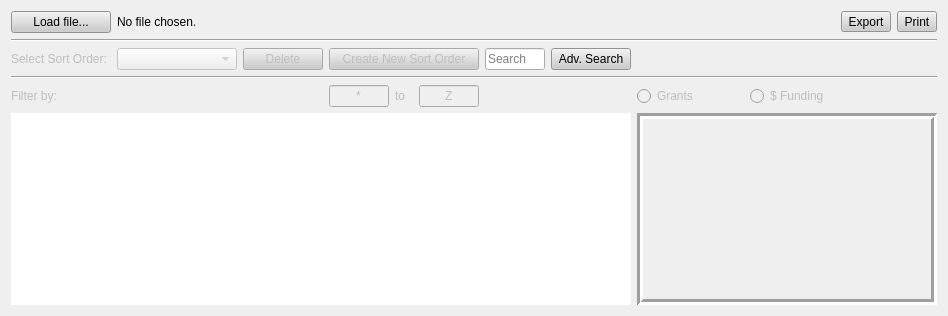
         <widget class="QWidget" name="tabFund">
          <attribute name="title">
           <string>Grants and Clinical Funding</string>
          </attribute>
          <layout class="QGridLayout" name="gridLayout_6">
           <item row="5" column="8" colspan="6">
            <widget class="QFrame" name="fundChartFrame">
             <property name="frameShape">
              <enum>QFrame::Box</enum>
             </property>
             <property name="frameShadow">
              <enum>QFrame::Sunken</enum>
             </property>
             <property name="lineWidth">
              <number>3</number>
             </property>
             <layout class="QGridLayout" name="gridLayout_16">
              <item row="0" column="1">
               <widget class="QLabel" name="fundGraphTitle">
                <property name="styleSheet">
                 <string notr="true">font: bold 12px;</string>
                </property>
                <property name="text">
                 <string/>
                </property>
                <property name="alignment">
                 <set>Qt::AlignCenter</set>
                </property>
               </widget>
              </item>
              <item row="0" column="0">
               <widget class="QStackedWidget" name="fund_graph_stackedWidget">
                <widget class="QWidget" name="page_7"/>
                <widget class="QWidget" name="page_8"/>
               </widget>
              </item>
             </layout>
            </widget>
           </item>
           <item row="4" column="8">
            <widget class="QRadioButton" name="fund_radio1">
             <property name="enabled">
              <bool>false</bool>
             </property>
             <property name="text">
              <string>Grants</string>
             </property>
            </widget>
           </item>
           <item row="0" column="0">
            <widget class="QPushButton" name="fund_load_file">
             <property name="minimumSize">
              <size>
               <width>100</width>
               <height>0</height>
              </size>
             </property>
             <property name="toolTip">
              <string>&lt;html&gt;&lt;head/&gt;&lt;body&gt;&lt;p&gt;Load Presentation CSV File&lt;/p&gt;&lt;/body&gt;&lt;/html&gt;</string>
             </property>
             <property name="autoFillBackground">
              <bool>false</bool>
             </property>
             <property name="styleSheet">
              <string notr="true">background-color: rgb(204, 204, 204);</string>
             </property>
             <property name="text">
              <string>Load file...</string>
             </property>
            </widget>
           </item>
           <item row="2" column="7">
            <widget class="QPushButton" name="fund_adv_search_button">
             <property name="styleSheet">
              <string notr="true">background-color: rgb(204, 204, 204);</string>
             </property>
             <property name="text">
              <string>Adv. Search</string>
             </property>
            </widget>
           </item>
           <item row="2" column="6">
            <widget class="QLineEdit" name="fund_search_bar">
             <property name="maximumSize">
              <size>
               <width>60</width>
               <height>16777215</height>
              </size>
             </property>
             <property name="text">
              <string/>
             </property>
             <property name="placeholderText">
              <string>Search</string>
             </property>
            </widget>
           </item>
           <item row="4" column="1" colspan="2">
            <widget class="QLabel" name="fund_filter">
             <property name="enabled">
              <bool>false</bool>
             </property>
             <property name="text">
              <string/>
             </property>
            </widget>
           </item>
           <item row="0" column="12">
            <widget class="QToolButton" name="fundExportButton">
             <property name="toolTip">
              <string>Export to pdf</string>
             </property>
             <property name="styleSheet">
              <string notr="true">background-color: rgb(204, 204, 204);</string>
             </property>
             <property name="text">
              <string>Export</string>
             </property>
             <property name="icon">
              <iconset resource="../images.qrc">
               <normaloff>:/Pdf.svg</normaloff>:/Pdf.svg</iconset>
             </property>
             <property name="toolButtonStyle">
              <enum>Qt::ToolButtonTextBesideIcon</enum>
             </property>
            </widget>
           </item>
           <item row="1" column="0" colspan="14">
            <widget class="Line" name="line_2">
             <property name="orientation">
              <enum>Qt::Horizontal</enum>
             </property>
            </widget>
           </item>
           <item row="2" column="2">
            <widget class="QPushButton" name="fund_delete_sort">
             <property name="enabled">
              <bool>false</bool>
             </property>
             <property name="toolTip">
              <string>Delete Sort Order</string>
             </property>
             <property name="styleSheet">
              <string notr="true">background-color: rgb(204, 204, 204);</string>
             </property>
             <property name="text">
              <string>Delete</string>
             </property>
            </widget>
           </item>
           <item row="2" column="10">
            <spacer name="horizontalSpacer_17">
             <property name="orientation">
              <enum>Qt::Horizontal</enum>
             </property>
             <property name="sizeHint" stdset="0">
              <size>
               <width>0</width>
               <height>0</height>
              </size>
             </property>
            </spacer>
           </item>
           <item row="4" column="10">
            <widget class="QRadioButton" name="fund_radio2">
             <property name="enabled">
              <bool>false</bool>
             </property>
             <property name="text">
              <string>$ Funding</string>
             </property>
            </widget>
           </item>
           <item row="3" column="0" colspan="14">
            <widget class="Line" name="line">
             <property name="orientation">
              <enum>Qt::Horizontal</enum>
             </property>
            </widget>
           </item>
           <item row="2" column="0">
            <widget class="QLabel" name="fund_sort_label">
             <property name="enabled">
              <bool>false</bool>
             </property>
             <property name="text">
              <string>Select Sort Order:</string>
             </property>
            </widget>
           </item>
           <item row="4" column="4">
            <widget class="QLabel" name="fund_to_label">
             <property name="enabled">
              <bool>false</bool>
             </property>
             <property name="text">
              <string>to</string>
             </property>
            </widget>
           </item>
           <item row="2" column="9">
            <spacer name="horizontalSpacer_32">
             <property name="orientation">
              <enum>Qt::Horizontal</enum>
             </property>
             <property name="sizeHint" stdset="0">
              <size>
               <width>40</width>
               <height>20</height>
              </size>
             </property>
            </spacer>
           </item>
           <item row="4" column="0">
            <widget class="QLabel" name="fund_filter_label">
             <property name="enabled">
              <bool>false</bool>
             </property>
             <property name="text">
              <string>Filter by:</string>
             </property>
            </widget>
           </item>
           <item row="4" column="5">
            <widget class="QLineEdit" name="fund_filter_to">
             <property name="enabled">
              <bool>false</bool>
             </property>
             <property name="maximumSize">
              <size>
               <width>60</width>
               <height>16777215</height>
              </size>
             </property>
             <property name="text">
              <string>Z</string>
             </property>
             <property name="maxLength">
              <number>1</number>
             </property>
             <property name="alignment">
              <set>Qt::AlignCenter</set>
             </property>
            </widget>
           </item>
           <item row="4" column="3">
            <widget class="QLineEdit" name="fund_filter_from">
             <property name="enabled">
              <bool>false</bool>
             </property>
             <property name="maximumSize">
              <size>
               <width>60</width>
               <height>16777215</height>
              </size>
             </property>
             <property name="text">
              <string>*</string>
             </property>
             <property name="maxLength">
              <number>1</number>
             </property>
             <property name="alignment">
              <set>Qt::AlignCenter</set>
             </property>
            </widget>
           </item>
           <item row="2" column="3" colspan="3">
            <widget class="QPushButton" name="fund_new_sort">
             <property name="enabled">
              <bool>false</bool>
             </property>
             <property name="sizePolicy">
              <sizepolicy hsizetype="Preferred" vsizetype="Fixed">
               <horstretch>0</horstretch>
               <verstretch>0</verstretch>
              </sizepolicy>
             </property>
             <property name="minimumSize">
              <size>
               <width>150</width>
               <height>0</height>
              </size>
             </property>
             <property name="styleSheet">
              <string notr="true">background-color: rgb(204, 204, 204);</string>
             </property>
             <property name="text">
              <string>Create New Sort Order</string>
             </property>
             <property name="checkable">
              <bool>false</bool>
             </property>
             <property name="checked">
              <bool>false</bool>
             </property>
             <property name="autoDefault">
              <bool>false</bool>
             </property>
             <property name="default">
              <bool>false</bool>
             </property>
            </widget>
           </item>
           <item row="5" column="0" colspan="8">
            <widget class="QTreeView" name="fundTreeView">
             <property name="sizePolicy">
              <sizepolicy hsizetype="Expanding" vsizetype="Expanding">
               <horstretch>0</horstretch>
               <verstretch>0</verstretch>
              </sizepolicy>
             </property>
             <property name="styleSheet">
              <string notr="true"/>
             </property>
             <property name="frameShape">
              <enum>QFrame::NoFrame</enum>
             </property>
             <property name="frameShadow">
              <enum>QFrame::Sunken</enum>
             </property>
            </widget>
           </item>
           <item row="0" column="1" colspan="11">
            <widget class="QLabel" name="fund_file_label">
             <property name="text">
              <string>No file chosen.</string>
             </property>
            </widget>
           </item>
           <item row="2" column="1">
            <widget class="QComboBox" name="fund_sort">
             <property name="enabled">
              <bool>false</bool>
             </property>
             <property name="sizePolicy">
              <sizepolicy hsizetype="Preferred" vsizetype="Fixed">
               <horstretch>0</horstretch>
               <verstretch>0</verstretch>
              </sizepolicy>
             </property>
             <property name="minimumSize">
              <size>
               <width>120</width>
               <height>0</height>
              </size>
             </property>
            </widget>
           </item>
           <item row="0" column="13" alignment="Qt::AlignRight">
            <widget class="QToolButton" name="fundPrintButton">
             <property name="toolTip">
              <string>&lt;html&gt;&lt;head/&gt;&lt;body&gt;&lt;p&gt;Print&lt;/p&gt;&lt;/body&gt;&lt;/html&gt;</string>
             </property>
             <property name="styleSheet">
              <string notr="true">background-color: rgb(204, 204, 204);</string>
             </property>
             <property name="text">
              <string>Print</string>
             </property>
             <property name="icon">
              <iconset>
               <normalon>:/printer.png</normalon>
              </iconset>
             </property>
             <property name="toolButtonStyle">
              <enum>Qt::ToolButtonTextBesideIcon</enum>
             </property>
            </widget>
           </item>
           <item row="2" column="8">
            <spacer name="horizontalSpacer_5">
             <property name="orientation">
              <enum>Qt::Horizontal</enum>
             </property>
             <property name="sizeHint" stdset="0">
              <size>
               <width>0</width>
               <height>0</height>
              </size>
             </property>
            </spacer>
           </item>
          </layout>
         </widget>
